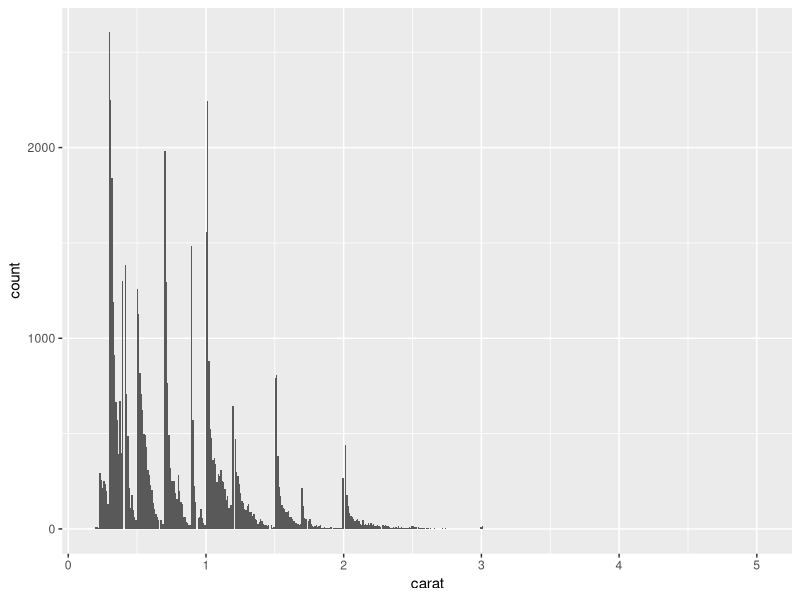
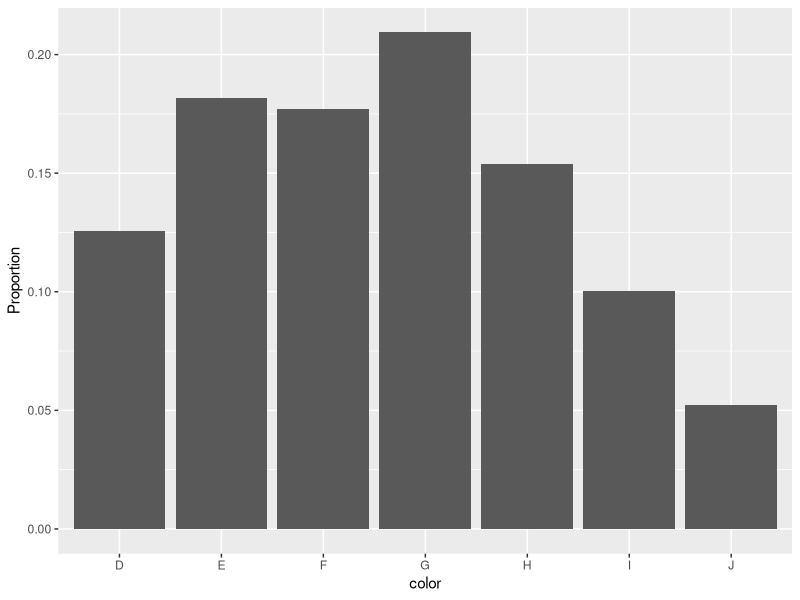
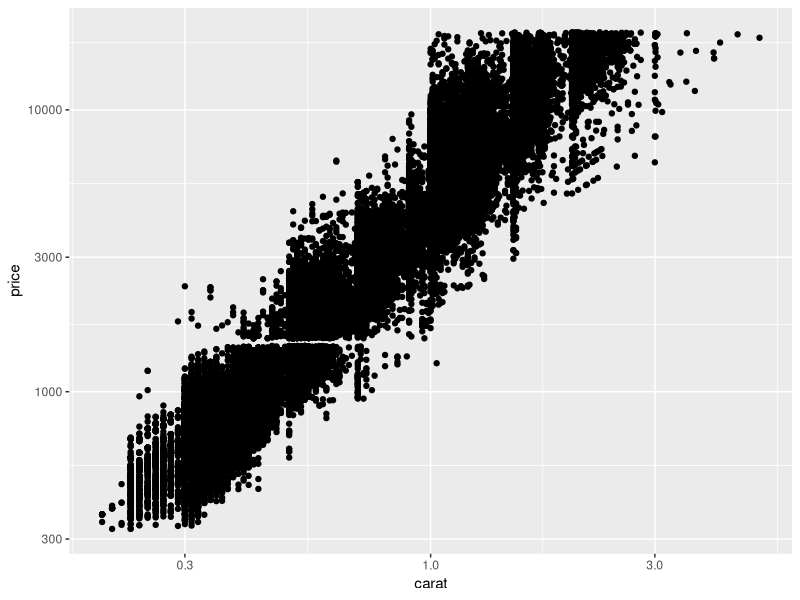
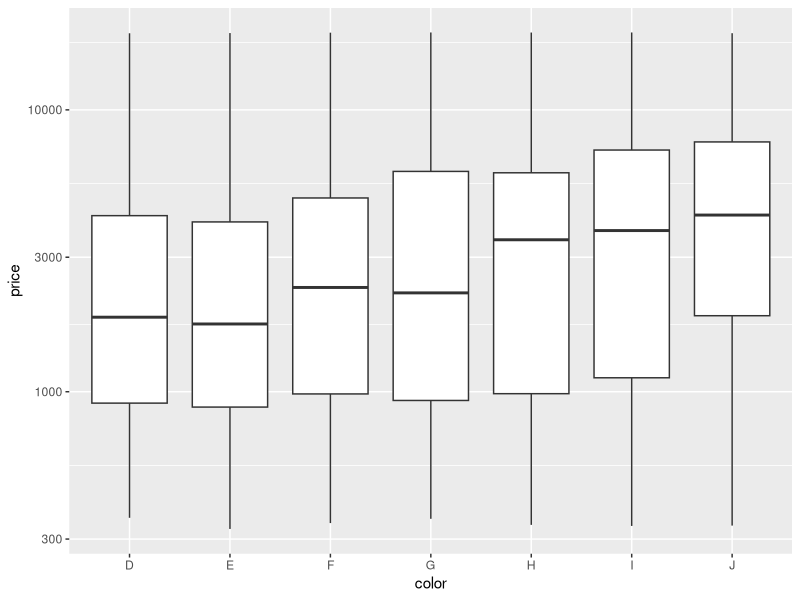
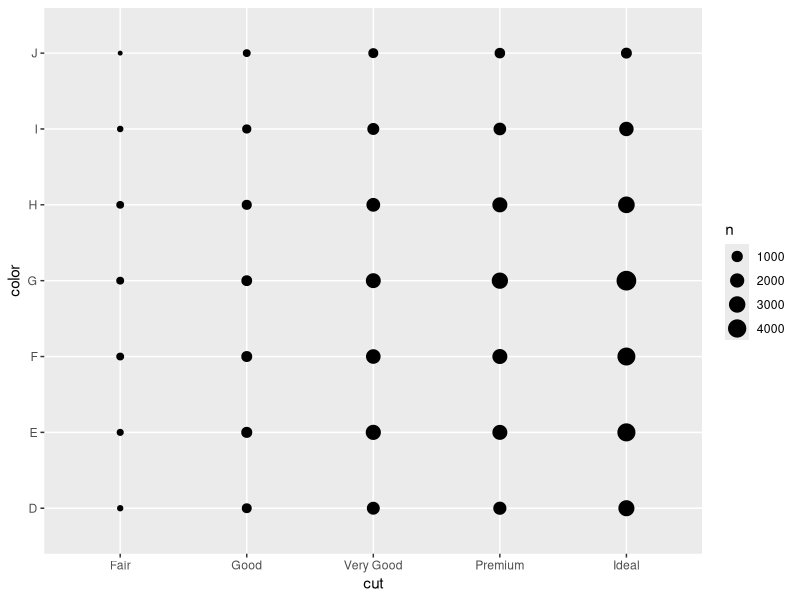
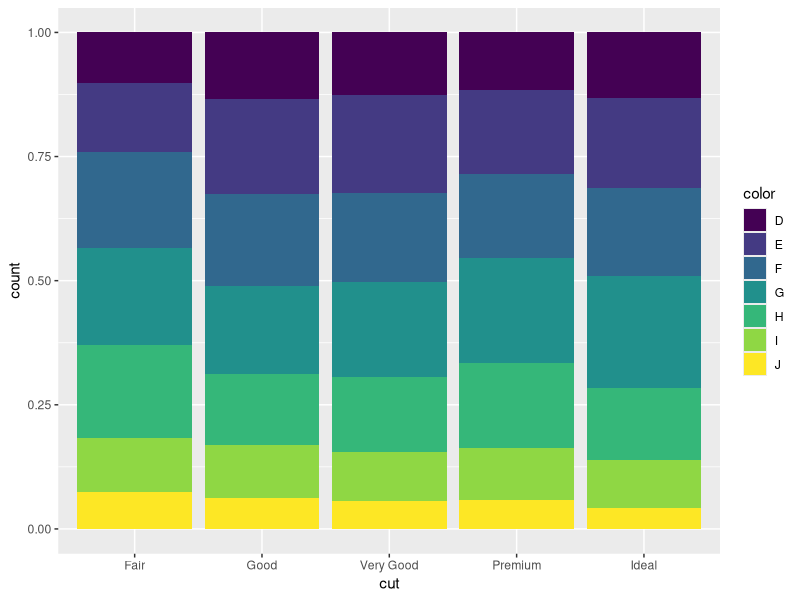
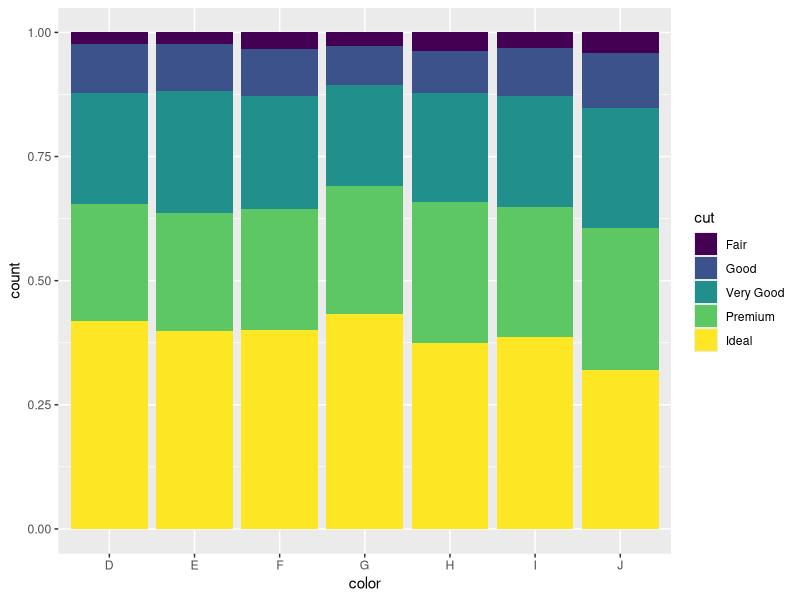

Here is the R script that generated these plots, in order:
## ---- chunk 1
knitr::opts_chunk$set(echo       = TRUE, 
                      fig.height = 3, 
                      fig.width  = 6,
                      fig.align  = "center")
## ---- chunk 2
library(tidyverse)
data("diamonds")
## ---- chunk 3
    ggplot(data = diamonds, mapping = aes(x = carat)) +
      geom_histogram(bins = 500)
    
    fivenum(diamonds$carat)
    mean(diamonds$carat)
    sd(diamonds$carat)
## ---- chunk 4
    ggplot(diamonds, aes(x = color, y = ..)) +
      geom_bar(aes(y = ..count.. / sum(..count..))) +
      ylab("Proportion")
    
    table(diamonds$color)
    prop.table(table(diamonds$color))
## ---- chunk 5
    ggplot(diamonds, aes(x = carat, y = price)) +
      geom_point() +
      scale_y_log10() +
      scale_x_log10()
    
    cor(diamonds$carat, diamonds$price)
    ## cor(diamonds$carat, diamonds$price, method = "kendall")
## ---- chunk 6
    ggplot(diamonds, aes(x = color, y = price)) +
      geom_boxplot() +
      scale_y_log10()
    
    diamonds %>%
      mutate(logprice = log(price)) %>%
      group_by(color) %>%
      summarize(mean   = mean(logprice), 
                sd     = sd(logprice), 
                median = median(logprice),
                Q1     = quantile(logprice, 0.25), 
                Q3     = quantile(logprice, 0.75))
## ---- chunk 7
    ## Only gives you the bivariate distribution
    ggplot(diamonds, aes(x = cut, y = color)) +
      geom_count()
    
    ## Gives you the conditional distributions of color given cut
    ggplot(diamonds, aes(x = cut, fill = color)) +
      geom_bar(position = "fill")
    
    ## Gives you the conditional distributions of cut given color
    ggplot(diamonds, aes(x = color, fill = cut)) +
      geom_bar(position = "fill")
    
    ## Bivariate Distribution
    prop.table(table(diamonds$color, diamonds$cut))
    
    ##  Conditional distributions of column variable conditional on row variable
    prop.table(table(diamonds$color, diamonds$cut), margin = 1)
    
    ## Conditional distributions of row variable conditional on column variable
    prop.table(table(diamonds$color, diamonds$cut), margin = 2)
